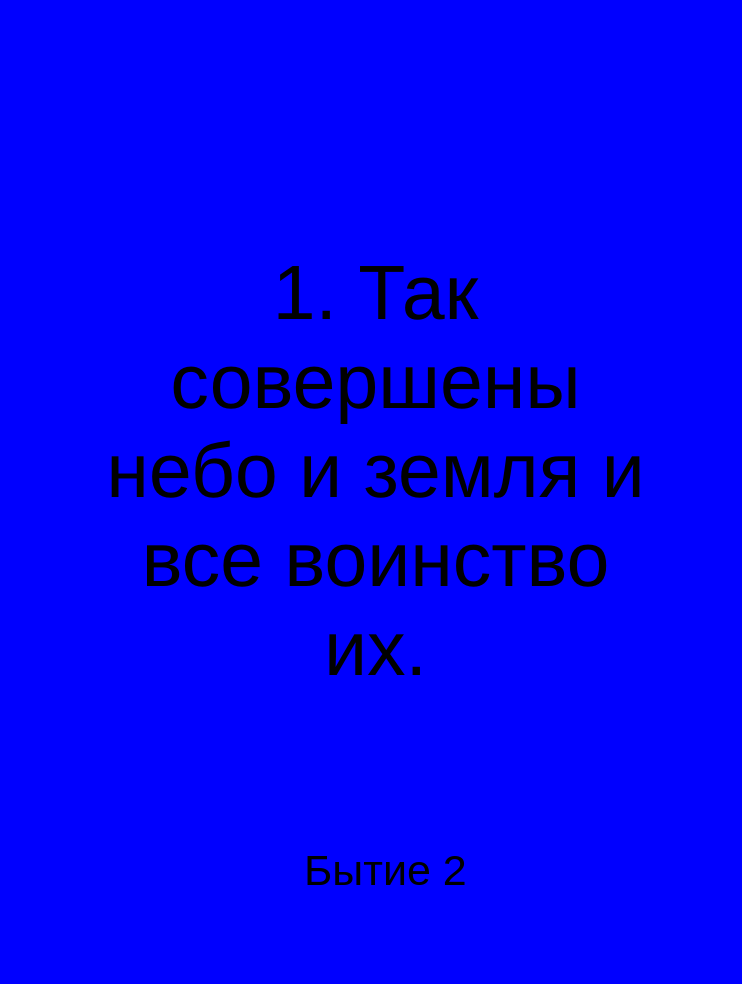
<?xml version="1.0" encoding="UTF-8"?>
<ui version="4.0">
 <class>mainWindow</class>
 <widget class="QMainWindow" name="mainWindow">
  <property name="geometry">
   <rect>
    <x>0</x>
    <y>0</y>
    <width>742</width>
    <height>984</height>
   </rect>
  </property>
  <property name="sizePolicy">
   <sizepolicy hsizetype="Fixed" vsizetype="Fixed">
    <horstretch>0</horstretch>
    <verstretch>0</verstretch>
   </sizepolicy>
  </property>
  <property name="windowTitle">
   <string>SoG-client</string>
  </property>
  <property name="windowIcon">
   <iconset>
    <normaloff>icon.ico</normaloff>icon.ico</iconset>
  </property>
  <property name="styleSheet">
   <string notr="true">background-color: blue</string>
  </property>
  <widget class="QWidget" name="centralwidget">
   <property name="sizePolicy">
    <sizepolicy hsizetype="Fixed" vsizetype="Fixed">
     <horstretch>0</horstretch>
     <verstretch>0</verstretch>
    </sizepolicy>
   </property>
   <property name="minimumSize">
    <size>
     <width>742</width>
     <height>984</height>
    </size>
   </property>
   <property name="maximumSize">
    <size>
     <width>742</width>
     <height>984</height>
    </size>
   </property>
   <widget class="QLabel" name="roll">
    <property name="geometry">
     <rect>
      <x>0</x>
      <y>0</y>
      <width>741</width>
      <height>984</height>
     </rect>
    </property>
    <property name="sizePolicy">
     <sizepolicy hsizetype="Ignored" vsizetype="Minimum">
      <horstretch>0</horstretch>
      <verstretch>0</verstretch>
     </sizepolicy>
    </property>
    <property name="styleSheet">
     <string notr="true">background-color: rgba(0, 0, 0, 0)</string>
    </property>
    <property name="text">
     <string/>
    </property>
    <property name="pixmap">
     <pixmap>../src/res/1.png</pixmap>
    </property>
    <property name="scaledContents">
     <bool>true</bool>
    </property>
   </widget>
   <widget class="QLabel" name="mainText">
    <property name="geometry">
     <rect>
      <x>90</x>
      <y>90</y>
      <width>571</width>
      <height>761</height>
     </rect>
    </property>
    <property name="font">
     <font>
      <family>Arial</family>
      <pointsize>58</pointsize>
     </font>
    </property>
    <property name="styleSheet">
     <string notr="true">background-color: rgba(0, 0, 0, 0)</string>
    </property>
    <property name="text">
     <string>1. Так совершены небо и земля и все воинство их.</string>
    </property>
    <property name="scaledContents">
     <bool>true</bool>
    </property>
    <property name="alignment">
     <set>Qt::AlignCenter</set>
    </property>
    <property name="wordWrap">
     <bool>true</bool>
    </property>
   </widget>
   <widget class="QLabel" name="script">
    <property name="geometry">
     <rect>
      <x>0</x>
      <y>0</y>
      <width>741</width>
      <height>984</height>
     </rect>
    </property>
    <property name="sizePolicy">
     <sizepolicy hsizetype="Ignored" vsizetype="Minimum">
      <horstretch>0</horstretch>
      <verstretch>0</verstretch>
     </sizepolicy>
    </property>
    <property name="autoFillBackground">
     <bool>false</bool>
    </property>
    <property name="text">
     <string/>
    </property>
    <property name="pixmap">
     <pixmap>../src/res/2.png</pixmap>
    </property>
    <property name="scaledContents">
     <bool>true</bool>
    </property>
   </widget>
   <widget class="QLabel" name="titleText">
    <property name="geometry">
     <rect>
      <x>80</x>
      <y>850</y>
      <width>611</width>
      <height>41</height>
     </rect>
    </property>
    <property name="font">
     <font>
      <family>Arial</family>
      <pointsize>32</pointsize>
     </font>
    </property>
    <property name="styleSheet">
     <string notr="true">background-color: rgba(0, 0, 0, 0)</string>
    </property>
    <property name="text">
     <string>Бытие 2</string>
    </property>
    <property name="scaledContents">
     <bool>true</bool>
    </property>
    <property name="alignment">
     <set>Qt::AlignCenter</set>
    </property>
   </widget>
   <zorder>script</zorder>
   <zorder>roll</zorder>
   <zorder>mainText</zorder>
   <zorder>titleText</zorder>
  </widget>
 </widget>
 <resources/>
 <connections/>
</ui>
